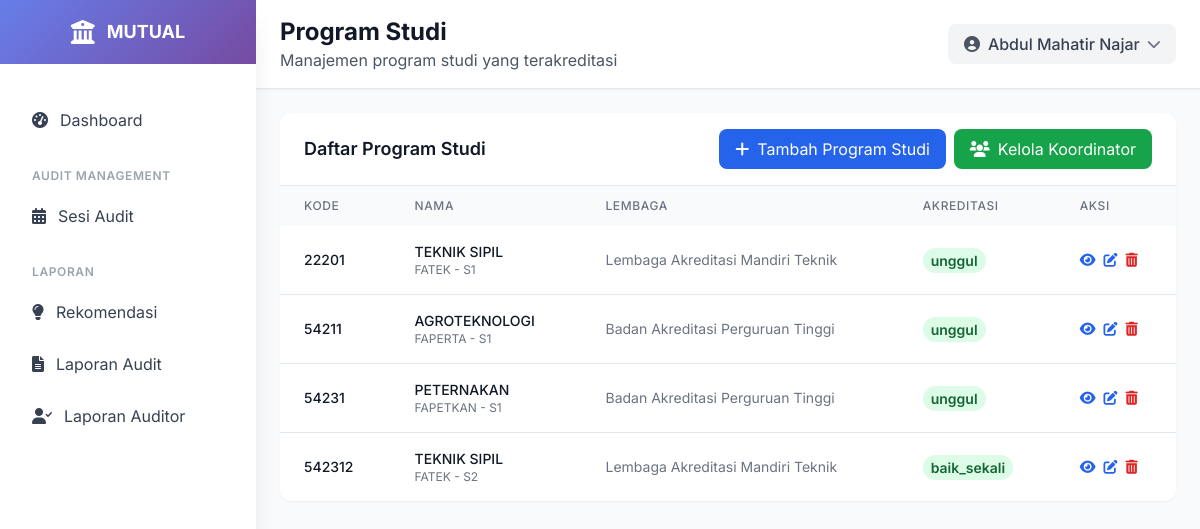
Page /program-studi/ (signed in) on the committed database.
### ami/models.py (models this page shows, shortened)
class ProgramStudi(models.Model):
    lembaga_akreditasi = models.ForeignKey(LembagaAkreditasi, on_delete=models.PROTECT, related_name='program_studi')
    kode = models.CharField(max_length=10, unique=True)
    nama = models.CharField(max_length=255)
    fakultas = models.CharField(max_length=200, choices=[
        ('FKIP', 'FKIP'),
        ('FISIP', 'FISIP'),
        ('FEB', 'FEB'),
        ('FAKUM', 'FAKUM'),
        ('FAPERTA', 'FAPERTA'),
        ('FATEK', 'FATEK'),
        ('FMIPA', 'FMIPA'),
        ('FAHUT', 'FAHUT'),
        ('FK', 'FK'),
        ('FAPETKAN', 'FAPETKAN'),
        ('FKM', 'FKM'),
        ('Pascasarjana', 'Pascasarjana'),
    ])
    jenjang = models.CharField(max_length=50, choices=[
        ('D3', 'Diploma 3'),
        ('D4', 'Diploma 4'),
        ('S1', 'Sarjana'),
        ('S2', 'Magister'),
        ('S3', 'Doktor'),
    ])
    akreditasi = models.CharField(max_length=50, blank=True, null=True, choices=[
        ('unggul', 'UNGGUL'),
        ('baik_sekali', 'BAIK SEKALI'),
        ('baik', 'BAIK'),
        ('A', 'A'),
        ('B', 'B'),
        ('C', 'C'),
        ('belum', 'Belum Terakreditasi')
    ] )
    tanggal_akreditasi = models.DateField(blank=True, null=True)
    class Meta:
        verbose_name = "Program Studi"
        verbose_name_plural = "Program Studi"
        ordering = ['kode']

class LembagaAkreditasi(models.Model):
    kode = models.CharField(max_length=20, unique=True)
    nama = models.CharField(max_length=255, unique=True)
    deskripsi = models.TextField(blank=True, null=True)
    website = models.URLField(blank=True, null=True)
    kontak = models.TextField(blank=True, null=True)
    class Meta:
        verbose_name = "Lembaga Akreditasi"
        verbose_name_plural = "Lembaga Akreditasi"
        ordering = ['nama']

### ami/views.py (the view)
# urls.py: path('program-studi/', views.program_studi_list, name='program_studi_list'),
@login_required
def program_studi_list(request):
    program_studi_list = ProgramStudi.objects.select_related('lembaga_akreditasi').all().order_by('kode')
    paginator = Paginator(program_studi_list, 10)
    page_number = request.GET.get('page')
    program_studi = paginator.get_page(page_number)
    return render(request, 'ami/program_studi_list.html', {
        'program_studi': program_studi
    })

### templates/ami/program_studi_list.html (shortened to what this page needs)
{% extends 'base.html' %}
{% load static %}
{% block page_title %}Program Studi{% endblock %}
{% block page_subtitle %}Manajemen program studi yang terakreditasi{% endblock %}
{% block content %}
<div class="p-4 lg:p-6">
    <div class="bg-white rounded-xl shadow-sm overflow-hidden">
        <div class="px-4 lg:px-6 py-4 border-b border-gray-200 flex flex-col sm:flex-row sm:justify-between sm:items-center space-y-2 sm:space-y-0">
            <h3 class="text-lg font-semibold text-gray-900">Daftar Program Studi</h3>
            <div class="flex flex-col sm:flex-row space-y-2 sm:space-y-0 sm:space-x-2 w-full sm:w-auto">
                <a href="{% url 'ami:program_studi_create' %}" class="bg-blue-600 hover:bg-blue-700 text-white px-4 py-2 rounded-lg flex items-center justify-center w-full sm:w-auto">
                    <i class="fas fa-plus mr-2"></i> Tambah Program Studi
                </a>
                 <a href="{% url 'ami:koordinator_list' %}" class="bg-green-600 hover:bg-green-700 text-white px-4 py-2 rounded-lg flex items-center justify-center w-full sm:w-auto">
                    <i class="fas fa-users mr-2"></i> Kelola Koordinator
                </a>
            </div>
        </div>
        <div class="overflow-x-auto">
            <table class="w-full">
                <thead class="bg-gray-50">
                    <tr>
                        <th class="px-3 lg:px-6 py-3 text-left text-xs font-medium text-gray-500 uppercase tracking-wider">Kode</th>
                        <th class="px-3 lg:px-6 py-3 text-left text-xs font-medium text-gray-500 uppercase tracking-wider">Nama</th>
                        <th class="px-3 lg:px-6 py-3 text-left text-xs font-medium text-gray-500 uppercase tracking-wider hidden md:table-cell">Lembaga</th>
                        <th class="px-3 lg:px-6 py-3 text-left text-xs font-medium text-gray-500 uppercase tracking-wider">Akreditasi</th>
                        <th class="px-3 lg:px-6 py-3 text-left text-xs font-medium text-gray-500 uppercase tracking-wider">Aksi</th>
                    </tr>
                </thead>
                <tbody class="bg-white divide-y divide-gray-200">
                    {% for program in program_studi %}
                    <tr class="hover:bg-gray-50 transition-colors">
                        <td class="px-3 lg:px-6 py-4 whitespace-nowrap">
                            <div class="text-xs lg:text-sm font-medium text-gray-900">{{ program.kode }}</div>
                        </td>
                        <td class="px-3 lg:px-6 py-4 whitespace-nowrap">
                            <div class="text-xs lg:text-sm font-medium text-gray-900">{{ program.nama }}</div>
                            <div class="text-xs text-gray-500">{{ program.fakultas }} - {{ program.jenjang }}</div>
                        </td>
                        <td class="px-3 lg:px-6 py-4 whitespace-nowrap text-xs lg:text-sm text-gray-500 hidden md:table-cell">
                            {{ program.lembaga_akreditasi.nama }}
                        </td>
                        <td class="px-3 lg:px-6 py-4 whitespace-nowrap">
                            <span class="px-1 py-0.5 lg:px-2 lg:py-1 text-xs lg:text-sm font-semibold rounded-full bg-green-100 text-green-800">
                                {{ program.akreditasi }}
                            </span>
                        </td>
                        <td class="px-3 lg:px-6 py-4 whitespace-nowrap text-xs lg:text-sm font-medium">
                            <div class="flex flex-wrap gap-2">
                                <a href="{% url 'ami:program_studi_detail' program.pk %}" class="text-blue-600 hover:text-blue-900">
                                    <i class="fas fa-eye"></i>
                                </a>
                                <a href="{% url 'ami:program_studi_update' program.pk %}" class="text-blue-600 hover:text-blue-900">
                                    <i class="fas fa-edit"></i>
                                </a>
                                <a href="{% url 'ami:program_studi_delete' program.pk %}" class="text-red-600 hover:text-red-900">
                                    <i class="fas fa-trash-alt"></i>
                                </a>
                            </div>
                        </td>
                    </tr>
                    {% empty %}
                    <tr>
                        <td colspan="5" class="px-4 lg:px-6 py-4 text-center text-gray-500 text-sm">Tidak ada program studi yang terdaftar</td>
                    </tr>
                    {% endfor %}
                </tbody>
            </table>
        </div>
    </div>
</div>
{% endblock %}

### templates/base.html (shortened to what this page needs)
<!DOCTYPE html>
<html lang="id">
<head>
    <script src="https://cdn.tailwindcss.com"></script>
    <link href="https://cdnjs.cloudflare.com/ajax/libs/font-awesome/6.0.0/css/all.min.css" rel="stylesheet">
    <link href="https://cdn.jsdelivr.net/npm/select2@4.1.0-rc.0/dist/css/select2.min.css" rel="stylesheet" />
    <link href="https://cdn.jsdelivr.net/npm/select2-bootstrap-5-theme@1.3.0/dist/select2-bootstrap-5-theme.min.css" rel="stylesheet" />
</head>
<body class="bg-gray-50">
    <div class="fixed inset-y-0 left-0 z-50 w-64 bg-white shadow-xl transform transition-transform duration-300 ease-in-out lg:translate-x-0 -translate-x-full flex flex-col" id="sidebar">
        <div class="flex items-center justify-center h-16 gradient-bg flex-shrink-0">
            <div class="flex items-center space-x-3">
                <i class="fas fa-university text-white text-2xl"></i>
                <span class="text-white font-bold text-lg">MUTUAL</span>
            </div>
        </div>
        <nav class="flex-1 overflow-y-auto mt-8 px-4 pb-4">
            <div class="space-y-2">
                <a href="{% url 'ami:dashboard' %}" class="sidebar-item flex items-center px-4 py-3 text-gray-700 rounded-lg transition-all duration-200 {% if request.resolver_match.url_name == 'dashboard' %}bg-blue-50 text-blue-600{% else %}hover:bg-gray-50{% endif %}">
                    <i class="fas fa-tachometer-alt mr-3"></i>
                    <span>Dashboard</span>
                </a>
                <div class="pt-4">
                    <p class="px-4 text-xs font-semibold text-gray-400 uppercase tracking-wider">Audit Management</p>
                    <div class="mt-2 space-y-1">
                        <a href="{% url 'ami:audit_session_list' %}" class="sidebar-item flex items-center px-4 py-3 text-gray-700 rounded-lg transition-all duration-200 {% if request.resolver_match.url_name == 'audit_session_list' %}bg-blue-50 text-blue-600{% else %}hover:bg-gray-50{% endif %}">
                            <i class="fas fa-calendar-alt mr-3"></i>
                            <span>Sesi Audit</span>
                        </a>
                    </div>
                </div>
                <div class="pt-4">
                    <p class="px-4 text-xs font-semibold text-gray-400 uppercase tracking-wider">Laporan</p>
                    <div class="mt-2 space-y-1">
                        <a href="#" class="sidebar-item flex items-center px-4 py-3 text-gray-700 rounded-lg transition-all duration-200 hover:bg-gray-50">
                            <i class="fas fa-lightbulb mr-3"></i>
                            <span>Rekomendasi</span>
                        </a>
                        <a href="{% url 'ami:laporan_index_audit' %}"
                            class="sidebar-item flex items-center px-4 py-3 text-gray-700 rounded-lg transition-all duration-200 {% if request.resolver_match.url_name == 'laporan_index_audit' %}bg-blue-50 text-blue-600{% else %}hover:bg-gray-50{% endif %}">
                             <i class="fas fa-file-alt mr-3"></i>
                            <span>Laporan Audit</span>
                        </a>
                        <a href="{% url 'ami:laporan_index_auditor' %}"
                            class="sidebar-item flex items-center px-4 py-3 text-gray-700 rounded-lg transition-all duration-200 {% if request.resolver_match.url_name == 'laporan_index_auditor' %}bg-blue-50 text-blue-600{% else %}hover:bg-gray-50{% endif %}">
                            <i class="fas fa-user-check mr-3"></i>
                             <span>Laporan Auditor</span>
                        </a>
                    </div>
                </div>
            </div>
        </nav>
    </div>
    <div class="lg:ml-64 flex flex-col min-h-screen">
        <header class="bg-white shadow-sm border-b border-gray-200">
            <div class="flex items-center justify-between px-4 lg:px-6 py-4">
                <div class="lg:block hidden">
                    <h1 class="text-xl lg:text-2xl font-bold text-gray-900">{% block page_title %}{% endblock %}</h1>
                    <p class="text-gray-600">{% block page_subtitle %}{% endblock %}</p>
                </div>
                <div class="flex items-center space-x-4">
                    <div class="relative">
                        <button id="profileButton" class="flex items-center space-x-2 bg-gray-100 hover:bg-gray-200 px-4 py-2 rounded-lg transition-colors">
                            <i class="fas fa-user-circle text-gray-600"></i>
                            <span class="text-gray-700 font-medium">{{ user.get_full_name|default:user.username }}</span>
                            <i class="fas fa-chevron-down text-gray-500 text-sm transition-transform" id="chevronIcon"></i>
                        </button>
                    </div>
                </div>
            </div>
        </header>
        {% block content %}{% endblock %}
    </div>
</body>
</html>

### templates/base.html (style rules this page uses)
body { font-family: 'Inter', sans-serif; }
.gradient-bg { background: linear-gradient(135deg, #667eea 0%, #764ba2 100%); }

### rows in the picture
ProgramStudi: kode "22201", nama "TEKNIK SIPIL", fakultas "FATEK", jenjang "S1", lembaga_akreditasi.nama "Lembaga Akreditasi Mandiri Teknik", akreditasi "unggul"
ProgramStudi: kode "54211", nama "AGROTEKNOLOGI", fakultas "FAPERTA", jenjang "S1", lembaga_akreditasi.nama "Badan Akreditasi Perguruan Tinggi", akreditasi "unggul"
ProgramStudi: kode "54231", nama "PETERNAKAN", fakultas "FAPETKAN", jenjang "S1", lembaga_akreditasi.nama "Badan Akreditasi Perguruan Tinggi", akreditasi "unggul"
ProgramStudi: kode "542312", nama "TEKNIK SIPIL", fakultas "FATEK", jenjang "S2", lembaga_akreditasi.nama "Lembaga Akreditasi Mandiri Teknik", akreditasi "baik_sekali"

### other values in the picture
{{ user.get_full_name|default:user.username }} "Abdul Mahatir Najar"
